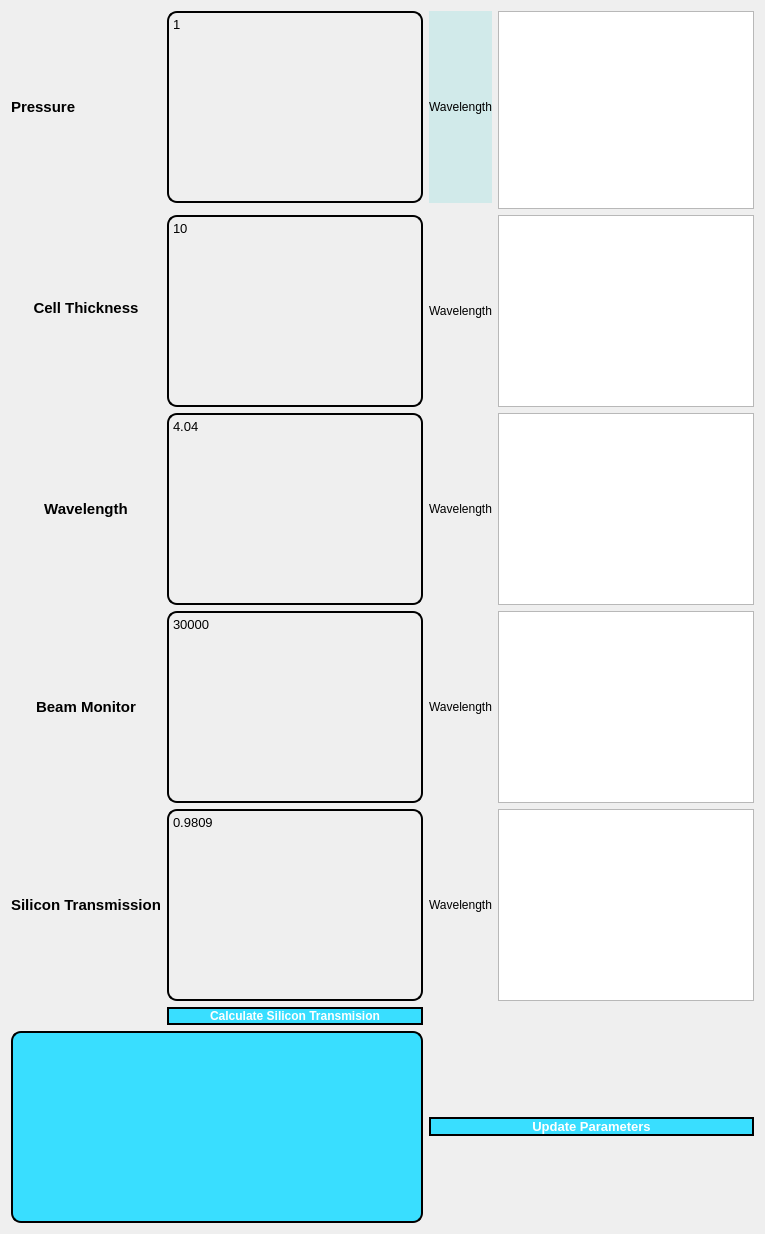
      <widget class="QWidget" name="page_4_parameters">
       <layout class="QGridLayout" name="gridLayout_2">
        <item row="3" column="2">
         <widget class="QLabel" name="label_8">
          <property name="font">
           <font>
            <pointsize>9</pointsize>
           </font>
          </property>
          <property name="text">
           <string>Wavelength</string>
          </property>
          <property name="alignment">
           <set>Qt::AlignCenter</set>
          </property>
          <property name="wordWrap">
           <bool>true</bool>
          </property>
         </widget>
        </item>
        <item row="5" column="2">
         <widget class="QLabel" name="label_10">
          <property name="font">
           <font>
            <pointsize>9</pointsize>
           </font>
          </property>
          <property name="styleSheet">
           <string notr="true">Qlabel{
background-Color:rgb(165, 227, 227);
}</string>
          </property>
          <property name="text">
           <string>Wavelength</string>
          </property>
          <property name="alignment">
           <set>Qt::AlignCenter</set>
          </property>
          <property name="wordWrap">
           <bool>true</bool>
          </property>
         </widget>
        </item>
        <item row="3" column="1">
         <widget class="QTextEdit" name="textedit_wavelength_input">
          <property name="font">
           <font>
            <pointsize>10</pointsize>
           </font>
          </property>
          <property name="styleSheet">
           <string notr="true">QTextEdit{
	border: 2px solid black;
	border-radius: 10px;
	color: Black;
	border-color: black;
	background-color:rgb(54, 193, 193,00)


}
QTextEdit:Hover{
	Border-Color: Red
}</string>
          </property>
          <property name="frameShadow">
           <enum>QFrame::Raised</enum>
          </property>
          <property name="html">
           <string>&lt;!DOCTYPE HTML PUBLIC &quot;-//W3C//DTD HTML 4.0//EN&quot; &quot;http://www.w3.org/TR/REC-html40/strict.dtd&quot;&gt;
&lt;html&gt;&lt;head&gt;&lt;meta name=&quot;qrichtext&quot; content=&quot;1&quot; /&gt;&lt;style type=&quot;text/css&quot;&gt;
p, li { white-space: pre-wrap; }
&lt;/style&gt;&lt;/head&gt;&lt;body style=&quot; font-family:'MS Shell Dlg 2'; font-size:10pt; font-weight:400; font-style:normal;&quot;&gt;
&lt;p style=&quot; margin-top:0px; margin-bottom:0px; margin-left:0px; margin-right:0px; -qt-block-indent:0; text-indent:0px;&quot;&gt;4.04&lt;/p&gt;&lt;/body&gt;&lt;/html&gt;</string>
          </property>
         </widget>
        </item>
        <item row="5" column="3">
         <widget class="QTextEdit" name="textEdit_10">
          <property name="html">
           <string>&lt;!DOCTYPE HTML PUBLIC &quot;-//W3C//DTD HTML 4.0//EN&quot; &quot;http://www.w3.org/TR/REC-html40/strict.dtd&quot;&gt;
&lt;html&gt;&lt;head&gt;&lt;meta name=&quot;qrichtext&quot; content=&quot;1&quot; /&gt;&lt;style type=&quot;text/css&quot;&gt;
p, li { white-space: pre-wrap; }
&lt;/style&gt;&lt;/head&gt;&lt;body style=&quot; font-family:'MS Shell Dlg 2'; font-size:8pt; font-weight:400; font-style:normal;&quot;&gt;
&lt;p style=&quot;-qt-paragraph-type:empty; margin-top:0px; margin-bottom:0px; margin-left:0px; margin-right:0px; -qt-block-indent:0; text-indent:0px;&quot;&gt;&lt;br /&gt;&lt;/p&gt;&lt;/body&gt;&lt;/html&gt;</string>
          </property>
         </widget>
        </item>
        <item row="5" column="0">
         <widget class="QLabel" name="lbl_t_si">
          <property name="font">
           <font>
            <pointsize>11</pointsize>
            <weight>75</weight>
            <bold>true</bold>
           </font>
          </property>
          <property name="styleSheet">
           <string notr="true">QLabel {
background-color:rgb(54, 193, 193,00)
}</string>
          </property>
          <property name="text">
           <string>Silicon Transmission</string>
          </property>
          <property name="alignment">
           <set>Qt::AlignCenter</set>
          </property>
          <property name="wordWrap">
           <bool>true</bool>
          </property>
         </widget>
        </item>
        <item row="3" column="3">
         <widget class="QTextEdit" name="textEdit_8">
          <property name="html">
           <string>&lt;!DOCTYPE HTML PUBLIC &quot;-//W3C//DTD HTML 4.0//EN&quot; &quot;http://www.w3.org/TR/REC-html40/strict.dtd&quot;&gt;
&lt;html&gt;&lt;head&gt;&lt;meta name=&quot;qrichtext&quot; content=&quot;1&quot; /&gt;&lt;style type=&quot;text/css&quot;&gt;
p, li { white-space: pre-wrap; }
&lt;/style&gt;&lt;/head&gt;&lt;body style=&quot; font-family:'MS Shell Dlg 2'; font-size:8pt; font-weight:400; font-style:normal;&quot;&gt;
&lt;p style=&quot;-qt-paragraph-type:empty; margin-top:0px; margin-bottom:0px; margin-left:0px; margin-right:0px; -qt-block-indent:0; text-indent:0px;&quot;&gt;&lt;br /&gt;&lt;/p&gt;&lt;/body&gt;&lt;/html&gt;</string>
          </property>
         </widget>
        </item>
        <item row="5" column="1">
         <widget class="QTextEdit" name="textedit_trans_silicon">
          <property name="enabled">
           <bool>true</bool>
          </property>
          <property name="font">
           <font>
            <pointsize>10</pointsize>
            <weight>50</weight>
            <bold>false</bold>
           </font>
          </property>
          <property name="styleSheet">
           <string notr="true">QTextEdit{
	border: 2px solid black;
	border-radius: 10px;
	color: Black;
	border-color: black;
	background-color:rgb(54, 193, 193,00)


}
QTextEdit:Hover{
	Border-Color: Red
}</string>
          </property>
          <property name="frameShadow">
           <enum>QFrame::Raised</enum>
          </property>
          <property name="html">
           <string>&lt;!DOCTYPE HTML PUBLIC &quot;-//W3C//DTD HTML 4.0//EN&quot; &quot;http://www.w3.org/TR/REC-html40/strict.dtd&quot;&gt;
&lt;html&gt;&lt;head&gt;&lt;meta name=&quot;qrichtext&quot; content=&quot;1&quot; /&gt;&lt;style type=&quot;text/css&quot;&gt;
p, li { white-space: pre-wrap; }
&lt;/style&gt;&lt;/head&gt;&lt;body style=&quot; font-family:'MS Shell Dlg 2'; font-size:10pt; font-weight:400; font-style:normal;&quot;&gt;
&lt;p style=&quot; margin-top:0px; margin-bottom:0px; margin-left:0px; margin-right:0px; -qt-block-indent:0; text-indent:0px;&quot;&gt;0.9809&lt;/p&gt;&lt;/body&gt;&lt;/html&gt;</string>
          </property>
         </widget>
        </item>
        <item row="4" column="2">
         <widget class="QLabel" name="label_9">
          <property name="font">
           <font>
            <pointsize>9</pointsize>
           </font>
          </property>
          <property name="text">
           <string>Wavelength</string>
          </property>
          <property name="alignment">
           <set>Qt::AlignCenter</set>
          </property>
          <property name="wordWrap">
           <bool>true</bool>
          </property>
         </widget>
        </item>
        <item row="4" column="1">
         <widget class="QTextEdit" name="textedit_beam_monitor">
          <property name="font">
           <font>
            <pointsize>10</pointsize>
           </font>
          </property>
          <property name="styleSheet">
           <string notr="true">QTextEdit{
	border: 2px solid black;
	border-radius: 10px;
	color: Black;
	border-color: black;
	background-color:rgb(54, 193, 193,00)


}
QTextEdit:Hover{
	Border-Color: Red
}</string>
          </property>
          <property name="frameShadow">
           <enum>QFrame::Raised</enum>
          </property>
          <property name="html">
           <string>&lt;!DOCTYPE HTML PUBLIC &quot;-//W3C//DTD HTML 4.0//EN&quot; &quot;http://www.w3.org/TR/REC-html40/strict.dtd&quot;&gt;
&lt;html&gt;&lt;head&gt;&lt;meta name=&quot;qrichtext&quot; content=&quot;1&quot; /&gt;&lt;style type=&quot;text/css&quot;&gt;
p, li { white-space: pre-wrap; }
&lt;/style&gt;&lt;/head&gt;&lt;body style=&quot; font-family:'MS Shell Dlg 2'; font-size:10pt; font-weight:400; font-style:normal;&quot;&gt;
&lt;p style=&quot; margin-top:0px; margin-bottom:0px; margin-left:0px; margin-right:0px; -qt-block-indent:0; text-indent:0px;&quot;&gt;30000&lt;/p&gt;&lt;/body&gt;&lt;/html&gt;</string>
          </property>
         </widget>
        </item>
        <item row="4" column="0">
         <widget class="QLabel" name="lbl_beam_monitor">
          <property name="font">
           <font>
            <pointsize>11</pointsize>
            <weight>75</weight>
            <bold>true</bold>
           </font>
          </property>
          <property name="styleSheet">
           <string notr="true">QLabel {
background-color:rgb(54, 193, 193,00)
}</string>
          </property>
          <property name="text">
           <string>Beam Monitor</string>
          </property>
          <property name="alignment">
           <set>Qt::AlignCenter</set>
          </property>
          <property name="wordWrap">
           <bool>true</bool>
          </property>
         </widget>
        </item>
        <item row="2" column="2">
         <widget class="QLabel" name="label_7">
          <property name="font">
           <font>
            <pointsize>9</pointsize>
           </font>
          </property>
          <property name="text">
           <string>Wavelength</string>
          </property>
          <property name="alignment">
           <set>Qt::AlignCenter</set>
          </property>
          <property name="wordWrap">
           <bool>true</bool>
          </property>
         </widget>
        </item>
        <item row="2" column="1">
         <widget class="QTextEdit" name="textedit_cell_thickness_input">
          <property name="font">
           <font>
            <pointsize>10</pointsize>
           </font>
          </property>
          <property name="styleSheet">
           <string notr="true">QTextEdit{
	border: 2px solid black;
	border-radius: 10px;
	color: Black;
	border-color: black;
	background-color:rgb(54, 193, 193,00)


}
QTextEdit:Hover{
	Border-Color: Red
}</string>
          </property>
          <property name="frameShadow">
           <enum>QFrame::Raised</enum>
          </property>
          <property name="html">
           <string>&lt;!DOCTYPE HTML PUBLIC &quot;-//W3C//DTD HTML 4.0//EN&quot; &quot;http://www.w3.org/TR/REC-html40/strict.dtd&quot;&gt;
&lt;html&gt;&lt;head&gt;&lt;meta name=&quot;qrichtext&quot; content=&quot;1&quot; /&gt;&lt;style type=&quot;text/css&quot;&gt;
p, li { white-space: pre-wrap; }
&lt;/style&gt;&lt;/head&gt;&lt;body style=&quot; font-family:'MS Shell Dlg 2'; font-size:10pt; font-weight:400; font-style:normal;&quot;&gt;
&lt;p style=&quot; margin-top:0px; margin-bottom:0px; margin-left:0px; margin-right:0px; -qt-block-indent:0; text-indent:0px;&quot;&gt;10&lt;/p&gt;&lt;/body&gt;&lt;/html&gt;</string>
          </property>
         </widget>
        </item>
        <item row="4" column="3">
         <widget class="QTextEdit" name="textEdit_9">
          <property name="html">
           <string>&lt;!DOCTYPE HTML PUBLIC &quot;-//W3C//DTD HTML 4.0//EN&quot; &quot;http://www.w3.org/TR/REC-html40/strict.dtd&quot;&gt;
&lt;html&gt;&lt;head&gt;&lt;meta name=&quot;qrichtext&quot; content=&quot;1&quot; /&gt;&lt;style type=&quot;text/css&quot;&gt;
p, li { white-space: pre-wrap; }
&lt;/style&gt;&lt;/head&gt;&lt;body style=&quot; font-family:'MS Shell Dlg 2'; font-size:8pt; font-weight:400; font-style:normal;&quot;&gt;
&lt;p style=&quot;-qt-paragraph-type:empty; margin-top:0px; margin-bottom:0px; margin-left:0px; margin-right:0px; -qt-block-indent:0; text-indent:0px;&quot;&gt;&lt;br /&gt;&lt;/p&gt;&lt;/body&gt;&lt;/html&gt;</string>
          </property>
         </widget>
        </item>
        <item row="3" column="0">
         <widget class="QLabel" name="lbl_wavelength">
          <property name="font">
           <font>
            <pointsize>11</pointsize>
            <weight>75</weight>
            <bold>true</bold>
           </font>
          </property>
          <property name="styleSheet">
           <string notr="true">QLabel {
background-color:rgb(54, 193, 193,00)
}</string>
          </property>
          <property name="text">
           <string>Wavelength</string>
          </property>
          <property name="alignment">
           <set>Qt::AlignCenter</set>
          </property>
          <property name="wordWrap">
           <bool>true</bool>
          </property>
         </widget>
        </item>
        <item row="7" column="2" colspan="2">
         <widget class="QPushButton" name="btn_update_parameters_page4">
          <property name="font">
           <font>
            <pointsize>10</pointsize>
            <weight>75</weight>
            <bold>true</bold>
           </font>
          </property>
          <property name="styleSheet">
           <string notr="true">QPushButton{
	background:rgb(57, 222, 255);
	border: 2px solid black;
	border-radius: 10px;
	color: White;
}
QPushButton:Focus{
	background: rgb(57,222,255);
	border: 2px solid Black;
	border-radius: 10px;
	color: Black;
	font-style: Italic
}</string>
          </property>
          <property name="text">
           <string>Update Parameters</string>
          </property>
         </widget>
        </item>
        <item row="0" column="1">
         <widget class="QTextEdit" name="textedit_pressure_input">
          <property name="font">
           <font>
            <pointsize>10</pointsize>
           </font>
          </property>
          <property name="styleSheet">
           <string notr="true">QTextEdit{
	border: 2px solid black;
	border-radius: 10px;
	color: Black;
	border-color: black;
	background-color:rgb(54, 193, 193,00)


}
QTextEdit:Hover{
	Border-Color: Red
}</string>
          </property>
          <property name="frameShadow">
           <enum>QFrame::Raised</enum>
          </property>
          <property name="html">
           <string>&lt;!DOCTYPE HTML PUBLIC &quot;-//W3C//DTD HTML 4.0//EN&quot; &quot;http://www.w3.org/TR/REC-html40/strict.dtd&quot;&gt;
&lt;html&gt;&lt;head&gt;&lt;meta name=&quot;qrichtext&quot; content=&quot;1&quot; /&gt;&lt;style type=&quot;text/css&quot;&gt;
p, li { white-space: pre-wrap; }
&lt;/style&gt;&lt;/head&gt;&lt;body style=&quot; font-family:'MS Shell Dlg 2'; font-size:10pt; font-weight:400; font-style:normal;&quot;&gt;
&lt;p style=&quot; margin-top:0px; margin-bottom:0px; margin-left:0px; margin-right:0px; -qt-block-indent:0; text-indent:0px;&quot;&gt;1&lt;/p&gt;&lt;/body&gt;&lt;/html&gt;</string>
          </property>
         </widget>
        </item>
        <item row="7" column="0" colspan="2">
         <widget class="QTextBrowser" name="textbrowser_pg4">
          <property name="font">
           <font>
            <pointsize>10</pointsize>
           </font>
          </property>
          <property name="styleSheet">
           <string notr="true">QTextBrowser{
	border: 2px solid black;
	border-radius: 10px;
	color: Black;
	border-color: black;
	background-color: rgb(57, 222, 255)
}</string>
          </property>
         </widget>
        </item>
        <item row="0" column="3" rowspan="2">
         <widget class="QTextEdit" name="textEdit_6">
          <property name="html">
           <string>&lt;!DOCTYPE HTML PUBLIC &quot;-//W3C//DTD HTML 4.0//EN&quot; &quot;http://www.w3.org/TR/REC-html40/strict.dtd&quot;&gt;
&lt;html&gt;&lt;head&gt;&lt;meta name=&quot;qrichtext&quot; content=&quot;1&quot; /&gt;&lt;style type=&quot;text/css&quot;&gt;
p, li { white-space: pre-wrap; }
&lt;/style&gt;&lt;/head&gt;&lt;body style=&quot; font-family:'MS Shell Dlg 2'; font-size:8pt; font-weight:400; font-style:normal;&quot;&gt;
&lt;p style=&quot;-qt-paragraph-type:empty; margin-top:0px; margin-bottom:0px; margin-left:0px; margin-right:0px; -qt-block-indent:0; text-indent:0px;&quot;&gt;&lt;br /&gt;&lt;/p&gt;&lt;/body&gt;&lt;/html&gt;</string>
          </property>
         </widget>
        </item>
        <item row="2" column="3">
         <widget class="QTextEdit" name="textEdit_7">
          <property name="html">
           <string>&lt;!DOCTYPE HTML PUBLIC &quot;-//W3C//DTD HTML 4.0//EN&quot; &quot;http://www.w3.org/TR/REC-html40/strict.dtd&quot;&gt;
&lt;html&gt;&lt;head&gt;&lt;meta name=&quot;qrichtext&quot; content=&quot;1&quot; /&gt;&lt;style type=&quot;text/css&quot;&gt;
p, li { white-space: pre-wrap; }
&lt;/style&gt;&lt;/head&gt;&lt;body style=&quot; font-family:'MS Shell Dlg 2'; font-size:8pt; font-weight:400; font-style:normal;&quot;&gt;
&lt;p style=&quot;-qt-paragraph-type:empty; margin-top:0px; margin-bottom:0px; margin-left:0px; margin-right:0px; -qt-block-indent:0; text-indent:0px;&quot;&gt;&lt;br /&gt;&lt;/p&gt;&lt;/body&gt;&lt;/html&gt;</string>
          </property>
         </widget>
        </item>
        <item row="1" column="0" rowspan="2">
         <widget class="QLabel" name="lbl_cell_thickness">
          <property name="font">
           <font>
            <pointsize>11</pointsize>
            <weight>75</weight>
            <bold>true</bold>
           </font>
          </property>
          <property name="styleSheet">
           <string notr="true">QLabel {
background-color:rgb(54, 193, 193,00)
}</string>
          </property>
          <property name="text">
           <string>Cell Thickness</string>
          </property>
          <property name="alignment">
           <set>Qt::AlignCenter</set>
          </property>
          <property name="wordWrap">
           <bool>true</bool>
          </property>
         </widget>
        </item>
        <item row="0" column="0">
         <widget class="QLabel" name="lbl_pressure">
          <property name="font">
           <font>
            <pointsize>11</pointsize>
            <weight>75</weight>
            <bold>true</bold>
           </font>
          </property>
          <property name="styleSheet">
           <string notr="true">QLabel {
background-color:rgb(54, 193, 193,00)
}</string>
          </property>
          <property name="text">
           <string>Pressure</string>
          </property>
         </widget>
        </item>
        <item row="0" column="2">
         <widget class="QLabel" name="label_6">
          <property name="font">
           <font>
            <pointsize>9</pointsize>
           </font>
          </property>
          <property name="styleSheet">
           <string notr="true">QLabel {
background-color: rgb(164, 227, 227,100)
}</string>
          </property>
          <property name="text">
           <string>Wavelength</string>
          </property>
          <property name="alignment">
           <set>Qt::AlignCenter</set>
          </property>
          <property name="wordWrap">
           <bool>true</bool>
          </property>
         </widget>
        </item>
        <item row="6" column="1">
         <widget class="QPushButton" name="btn_calc_silicon_trans">
          <property name="font">
           <font>
            <pointsize>9</pointsize>
            <weight>75</weight>
            <bold>true</bold>
           </font>
          </property>
          <property name="styleSheet">
           <string notr="true">QPushButton{
	background:rgb(57, 222, 255);
	border: 2px solid black;
	border-radius: 10px;
	color: White;
}
QPushButton:Focus{
	background: rgb(57,222,255);
	border: 2px solid Black;
	border-radius: 10px;
	color: Black;
	font-style: Italic
}</string>
          </property>
          <property name="text">
           <string>Calculate Silicon Transmision</string>
          </property>
         </widget>
        </item>
       </layout>
      </widget>
